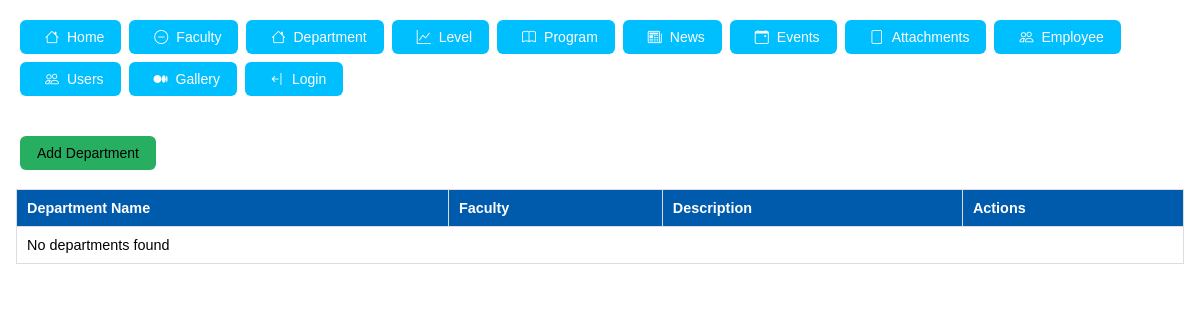
Page /department/list on the earlier database version.
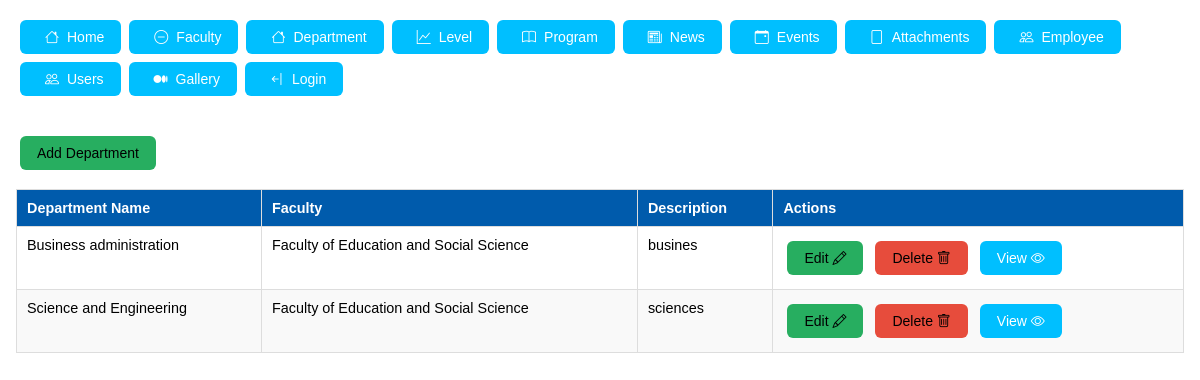
Same page on the later database version.
### tables this page shows
CREATE TABLE `department` (
  `id` int(11) NOT NULL AUTO_INCREMENT,
  `name` varchar(255) DEFAULT NULL,
  `description` longtext DEFAULT NULL,
  `faculty_id` int(11) DEFAULT NULL,
  `created_at` timestamp NOT NULL DEFAULT current_timestamp(),
  `user_id` int(11) NOT NULL,
  PRIMARY KEY (`id`),
  KEY `faculty_id` (`faculty_id`),
  CONSTRAINT `department_ibfk_1` FOREIGN KEY (`faculty_id`) REFERENCES `faculty` (`id`)
);

CREATE TABLE `faculty` (
  `id` int(11) NOT NULL AUTO_INCREMENT,
  `name` varchar(255) DEFAULT NULL,
  `description` longtext DEFAULT NULL,
  `active` tinyint(1) DEFAULT 1,
  `created_at` timestamp NOT NULL DEFAULT current_timestamp(),
  `user_id` int(11) NOT NULL,
  PRIMARY KEY (`id`)
);

### src/database/Database.php (called while the page is built, shortened)
<?php
class Database
{
    private $host="localhost";
    private $user="root";
    private $db="dashboard";
    private $pass="";
    private $con;
    public function __construct()
    {
        $this->con = new mysqli($this->host, $this->user,$this->pass,$this->db);
    }
    public function select(string $query): array
    {
        $stmt=$this->con->prepare($query);
        $data=[];
        if ($stmt->execute()){
            $res=$stmt->get_result();
            while (($row=$res->fetch_assoc())!=null){
                $data[]=$row;
            }
        }
        return $data;
    }
}

### src/controller/Department.php (the view, shortened to what this page needs)
<?php
class Department
{
    public function list()
    {
        $query = "SELECT d.*, f.name as faculty_name
              FROM department d
              LEFT JOIN faculty f ON d.faculty_id = f.id";
        $departments = (new Database())->select($query);
        $tr = "";
        if (sizeof($departments) > 0) {
            foreach ($departments as $dept) {
                $facultyName = $dept['faculty_name'] ?? 'N/A';
                $tr .= "<tr>
<td>{$dept['name']}</td>
<td>{$facultyName}</td>
<td>{$dept['description']}</td>
<td>
<button class='btn btn-complete' onclick='editDepartment({$dept['id']})'>Edit <i class='bi bi-pencil'></i></button>
<button class='btn btn-danger' onclick='deleteResource(\"department\",{$dept['id']})'>Delete <i class='bi bi-trash'></i></button>
<button class='btn btn-primary' onclick='viewDepartment(\"department\",{$dept['id']})'>View <i class='bi bi-eye'></i></button>
</td>
</tr>";
            }
        } else {
            $tr = "<tr><td colspan='4'>No departments found</td></tr>";
        }
        $content = <<<HTML
<div class="flex flex-col">
    <div class="w-full">
        <button class="btn btn-complete" onclick="addDepartment()">Add Department</button>
    </div>
    <table class="solobea-table">
        <thead>
            <tr>
                <th>Department Name</th>
                <th>Faculty</th>
                <th>Description</th>
                <th>Actions</th>
            </tr>
        </thead>
        $tr
    </table>
</div>
HTML;
    }
}

Differences in the rows shown:
added department: name "Business administration", faculty.name "Faculty of Education and Social Science", description "busines"
added department: name "Science and Engineering", faculty.name "Faculty of Education and Social Science", description "sciences"
Other differences:
text no longer shown: "No departments found"
